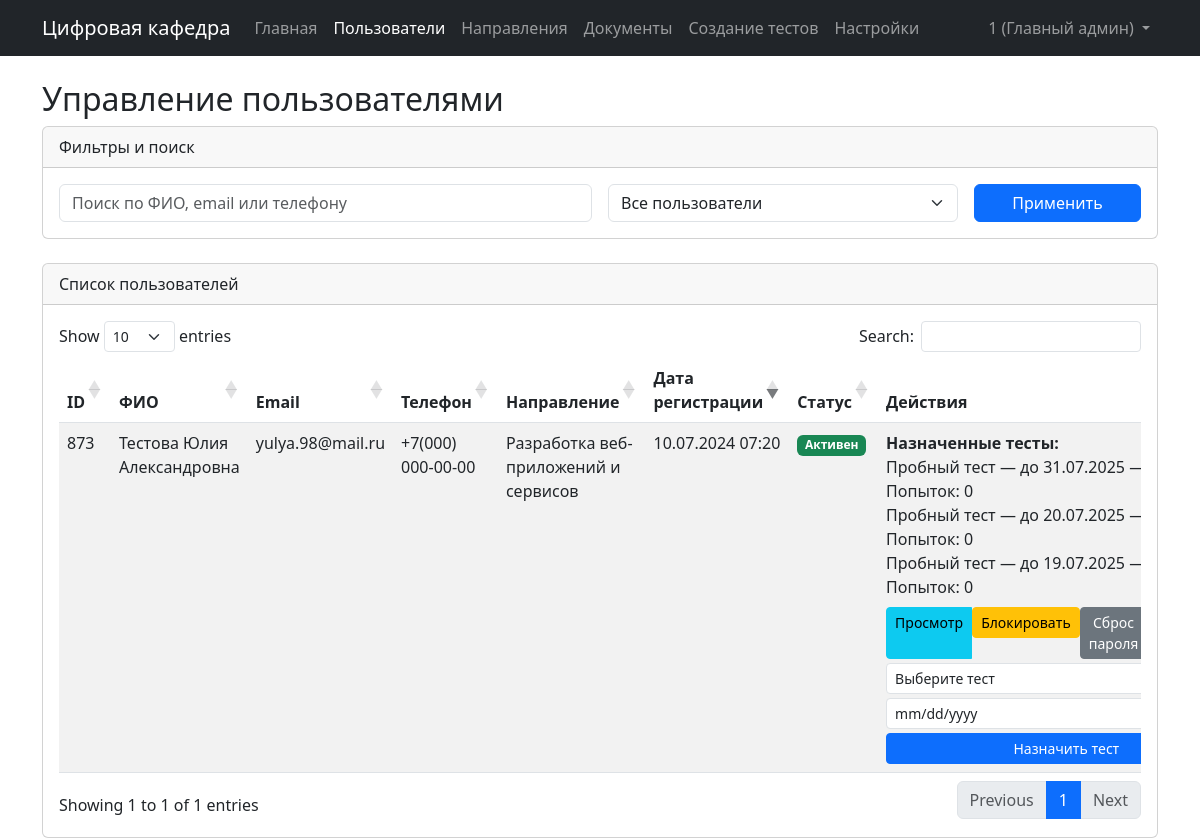
Before: /admin/admin_users.php (signed in) with the older database file.
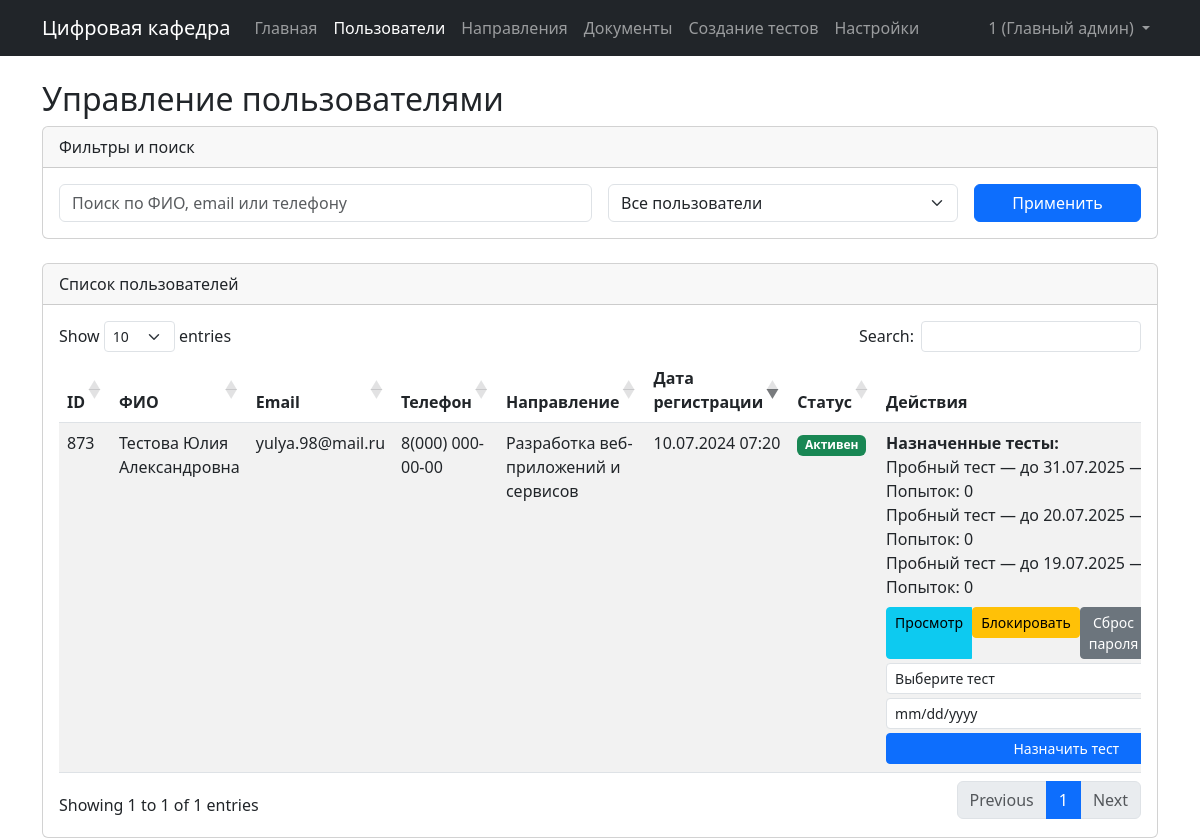
After: the same page with the newer database file.
### tables this page shows
CREATE TABLE `listeners` (
  `id` bigint(20) UNSIGNED NOT NULL,
  `fio` varchar(255) NOT NULL,
  `email` varchar(255) NOT NULL,
  `education_level` varchar(255) NOT NULL,
  `university` varchar(255) NOT NULL,
  `faculty` varchar(255) DEFAULT NULL,
  `group_name` varchar(255) NOT NULL,
  `direction_id` bigint(20) UNSIGNED NOT NULL,
  `phone` varchar(255) NOT NULL,
  `image` varchar(255) DEFAULT NULL,
  `created_at` timestamp NULL DEFAULT NULL,
  `updated_at` timestamp NULL DEFAULT NULL,
  `documents_number` varchar(255) DEFAULT NULL,
  `is_foreign` tinyint(1) DEFAULT NULL,
  `specialization` varchar(255) DEFAULT NULL,
  `birthday` date DEFAULT NULL,
  `country` varchar(255) DEFAULT NULL,
  `time_edu` varchar(255) DEFAULT NULL,
  `start_year` int(11) DEFAULT NULL,
  `diplom_num` varchar(255) DEFAULT NULL,
  `diplom_place` varchar(255) DEFAULT NULL,
  `diplom_napr` varchar(255) DEFAULT NULL,
  `diplom_year` varchar(255) DEFAULT NULL,
  `vk` varchar(255) DEFAULT NULL,
  `is_blocked` tinyint(1) NOT NULL DEFAULT 0
);

CREATE TABLE `directions` (
  `id` bigint(20) UNSIGNED NOT NULL,
  `name` varchar(255) NOT NULL,
  `program` text NOT NULL,
  `qualification` varchar(255) NOT NULL,
  `target_audience` varchar(255) NOT NULL,
  `order` int(11) NOT NULL,
  `is_published` tinyint(1) NOT NULL DEFAULT 1,
  `created_at` timestamp NULL DEFAULT NULL,
  `updated_at` timestamp NULL DEFAULT NULL,
  `for_it` tinyint(1) DEFAULT NULL,
  `short_name` varchar(40) DEFAULT NULL
);

CREATE TABLE `assigned_tests` (
  `id` int(11) NOT NULL,
  `listener_id` int(11) NOT NULL,
  `test_id` int(11) NOT NULL,
  `due_date` date DEFAULT NULL,
  `created_at` datetime DEFAULT current_timestamp()
);

CREATE TABLE `tests` (
  `id` bigint(20) UNSIGNED NOT NULL,
  `name` varchar(255) NOT NULL,
  `description` text DEFAULT NULL,
  `direction_id` bigint(20) UNSIGNED DEFAULT NULL,
  `passing_score` int(11) NOT NULL,
  `time_limit` int(11) DEFAULT NULL COMMENT 'В минутах',
  `attempts_limit` int(11) DEFAULT NULL,
  `is_published` tinyint(1) NOT NULL DEFAULT 0,
  `created_at` timestamp NULL DEFAULT current_timestamp(),
  `updated_at` timestamp NULL DEFAULT current_timestamp() ON UPDATE current_timestamp(),
  `chat_link` varchar(255) DEFAULT NULL,
  `group_link` varchar(255) DEFAULT NULL
);

### admin/admin_users.php (the view, shortened to what this page needs)
<?php
require_once 'config.php';
$search = isset($_GET['search']) ? sanitize($_GET['search']) : '';
$filter = isset($_GET['filter']) ? sanitize($_GET['filter']) : 'all';
$query = "SELECT l.*, d.name as direction_name FROM listeners l LEFT JOIN directions d ON l.direction_id = d.id WHERE 1=1";
$query .= " ORDER BY l.created_at DESC";
$stmt = $pdo->prepare($query);
$stmt->execute();
$users = $stmt->fetchAll();
$assigned_tests_raw = $pdo->query("
    SELECT at.listener_id, at.test_id, at.due_date, t.name, t.attempts_limit
    FROM assigned_tests at
    LEFT JOIN tests t ON at.test_id = t.id
")->fetchAll(PDO::FETCH_ASSOC);
$assigned_tests = [];
foreach ($assigned_tests_raw as $test) {
    $assigned_tests[$test['listener_id']][] = $test;
}
?>
<!DOCTYPE html>
<html lang="ru">
<head>
    <link href="https://cdn.jsdelivr.net/npm/bootstrap@5.3.0/dist/css/bootstrap.min.css" rel="stylesheet">
    <link href="https://cdn.datatables.net/1.13.6/css/dataTables.bootstrap5.min.css" rel="stylesheet">
</head>
<body>
    <?php include 'includes/admin_navbar.php'; ?>
    <div class="container mt-4">
        <h2>Управление пользователями</h2>
        <div class="card mb-4">
            <div class="card-header">Фильтры и поиск</div>
            <div class="card-body">
                <form method="GET" class="row g-3">
                    <div class="col-md-6">
                        <input type="text" name="search" class="form-control"
                            placeholder="Поиск по ФИО, email или телефону" value="<?= htmlspecialchars($search) ?>">
                    </div>
                    <div class="col-md-4">
                        <select name="filter" class="form-select">
                            <option value="all" <?= $filter === 'all' ? 'selected' : '' ?>>Все пользователи</option>
                        </select>
                    </div>
                    <div class="col-md-2">
                        <button type="submit" class="btn btn-primary w-100">Применить</button>
                    </div>
                </form>
            </div>
        </div>
        <div class="card">
            <div class="card-header">Список пользователей</div>
            <div class="card-body">
                <div class="table-responsive">
                    <table class="table table-striped" id="usersTable">
                        <thead>
                            <tr>
                                <th>ID</th>
                                <th>ФИО</th>
                                <th>Email</th>
                                <th>Телефон</th>
                                <th>Направление</th>
                                <th>Дата регистрации</th>
                                <th>Статус</th>
                                <th>Действия</th>
                            </tr>
                        </thead>
                        <tbody>
                            <?php foreach ($users as $user): ?>
                            <tr>
                                <td><?= $user['id'] ?></td>
                                <td><?= htmlspecialchars($user['fio']) ?></td>
                                <td><?= htmlspecialchars($user['email']) ?></td>
                                <td><?= htmlspecialchars($user['phone']) ?></td>
                                <td><?= $user['direction_name'] ? htmlspecialchars($user['direction_name']) : 'Не указано' ?>
                                </td>
                                <td><?= date('d.m.Y H:i', strtotime($user['created_at'])) ?></td>
                                <td>
                                    <?php if ($user['is_blocked']): ?>
                                    <span class="badge bg-danger">Заблокирован</span>
                                    <?php else: ?>
                                    <span class="badge bg-success">Активен</span>
                                    <?php endif; ?>
                                </td>
                                <td>
                                    <?php if (!empty($assigned_tests[$user['id']])): ?>
                                        <div class="mb-2">
                                            <strong>Назначенные тесты:</strong>
                                            <ul class="list-unstyled mb-1">
                                                <?php foreach ($assigned_tests[$user['id']] as $test): ?>
                                                    <li class="d-flex justify-content-between align-items-center">
                                                        <span>
                                                            <?= htmlspecialchars($test['name']) ?> —
                                                            до <?= date('d.m.Y', strtotime($test['due_date'])) ?> —
                                                            Попыток: <?= max(0, $test['attempts_limit'] - $test['attempts_used']) ?>
                                                        </span>
                                                    </li>
                                                <?php endforeach; ?>
                                            </ul>
                                        </div>
                                    <?php endif; ?>
                                    <div class="btn-group mb-1">
                                        <a href="admin_user_view.php?id=<?= $user['id'] ?>"
                                            class="btn btn-sm btn-info">Просмотр</a>
                                        <?php if ($user['is_blocked']): ?>
                                        <form method="POST" style="display:inline;">
                                            <input type="hidden" name="user_id" value="<?= $user['id'] ?>">
                                            <button type="submit" name="unblock_user"
                                                class="btn btn-sm btn-success">Разблокировать</button>
                                        </form>
                                        <?php else: ?>
                                        <form method="POST" style="display:inline;">
                                            <button type="submit" name="block_user"
                                                class="btn btn-sm btn-warning">Блокировать</button>
                                        </form>
                                        <?php endif; ?>
                                        <form method="POST" style="display:inline;">
                                            <button type="submit" name="reset_password"
                                                class="btn btn-sm btn-secondary">Сброс пароля</button>
                                        </form>
                                    </div>
                                    <form method="POST" class="d-flex flex-column gap-1">
                                        <select name="test_id" class="form-select form-select-sm" required>
                                            <option value="">Выберите тест</option>
                                        </select>
                                        <input type="date" name="due_date" class="form-control form-control-sm"
                                            required>
                                        <button type="submit" name="assign_test"
                                            class="btn btn-sm btn-primary">Назначить тест</button>
                                    </form>
                                </td>
                            </tr>
                            <?php endforeach; ?>
                        </tbody>
                    </table>
                </div>
            </div>
        </div>
    </div>
</body>
</html>

### admin/includes/admin_navbar.php (shortened to what this page needs)
<nav class="navbar navbar-expand-lg navbar-dark bg-dark">
    <div class="container">
        <a class="navbar-brand" href="admin_dashboard.php">Цифровая кафедра</a>
        <div class="collapse navbar-collapse" id="navbarNav">
            <ul class="navbar-nav me-auto">
                <li class="nav-item">
                    <a class="nav-link <?= basename($_SERVER['PHP_SELF']) === 'admin_dashboard.php' ? 'active' : '' ?>"
                        href="admin_dashboard.php">Главная</a>
                </li>
                <?php if (isset($_SESSION['admin_role']) && ($_SESSION['admin_role'] === 'super_admin' || $_SESSION['admin_role'] === 'user_admin')): ?>
                <li class="nav-item">
                    <a class="nav-link <?= basename($_SERVER['PHP_SELF']) === 'admin_users.php' ? 'active' : '' ?>"
                        href="admin_users.php">Пользователи</a>
                </li>
                <?php endif; ?>
                <?php if (isset($_SESSION['admin_role']) && $_SESSION['admin_role'] === 'super_admin'): ?>
                <li class="nav-item">
                    <a class="nav-link <?= basename($_SERVER['PHP_SELF']) === 'admin_directions.php' ? 'active' : '' ?>"
                        href="admin_directions.php">Направления</a>
                </li>
                <li class="nav-item">
                    <a class="nav-link <?= basename($_SERVER['PHP_SELF']) === 'admin_documents.php' ? 'active' : '' ?>"
                        href="admin_documents.php">Документы</a>
                </li>
                <li class="nav-item">
                    <a class="nav-link <?= basename($_SERVER['PHP_SELF']) === 'create_tests.php' ? 'active' : '' ?>"
                        href="create_tests.php">Создание тестов</a>
                </li>
                <li class="nav-item">
                    <a class="nav-link <?= basename($_SERVER['PHP_SELF']) === 'admin_settings.php' ? 'active' : '' ?>"
                        href="admin_settings.php">Настройки</a>
                </li>
                <?php endif; ?>
            </ul>
            <?php if (isset($_SESSION['admin_name'], $_SESSION['admin_role'])): ?>
            <ul class="navbar-nav">
                <li class="nav-item dropdown">
                    <a class="nav-link dropdown-toggle" href="#" id="navbarDropdown" role="button"
                        data-bs-toggle="dropdown">
                        <?= htmlspecialchars($_SESSION['admin_name']) ?>
                        (<?= $_SESSION['admin_role'] === 'super_admin' ? 'Главный админ' : ($_SESSION['admin_role'] === 'user_admin' ? 'Админ пользователей' : 'Модератор') ?>)
                    </a>
                </li>
            </ul>
            <?php endif; ?>
        </div>
    </div>
</nav>

Changed rows visible on the page:
changed listeners "Тестова Юлия Александровна": phone "+7(000) 000-00-00" → "8(000) 000-00-00"
